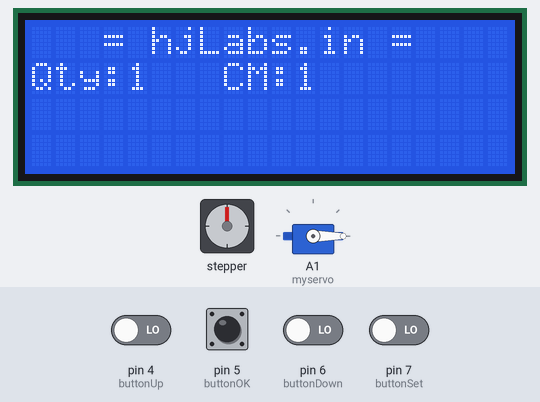
The sketch below on a simulated Arduino Uno, built with avr-gcc and run on an emulated ATmega328P. On the bench: stepper motor, 20×4 character LCD, servo. Wiring (inferred from the names in the program): stepper motor driver (200 steps per turn assumed): step pin 2; direction pin 3. Inputs (shaded band) come from the test bench; at power-on: pin 4 (buttonUp), pin 5 (buttonOK), pin 6 (buttonDown), pin 7 (buttonSet) LOW. What the sketch prints to the serial monitor is not drawn.

Above: at 1.2 s.
1.3 s: pin 5 (buttonOK) pulled HIGH for 0.15 s
At 1.6 s:
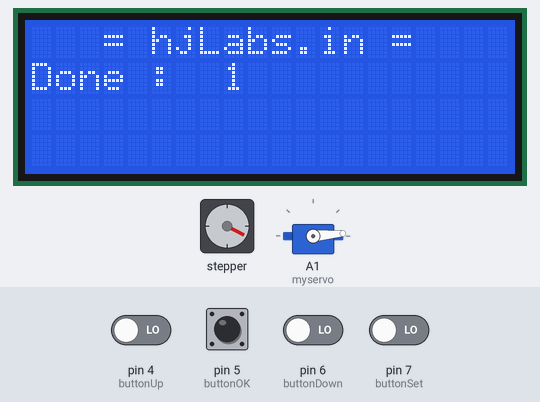
2.0 s: pin 4 (buttonUp) driven HIGH and pin 5 (buttonOK) driven HIGH and pin 6 (buttonDown) driven HIGH and pin 7 (buttonSet) driven HIGH
At 3.34 s:
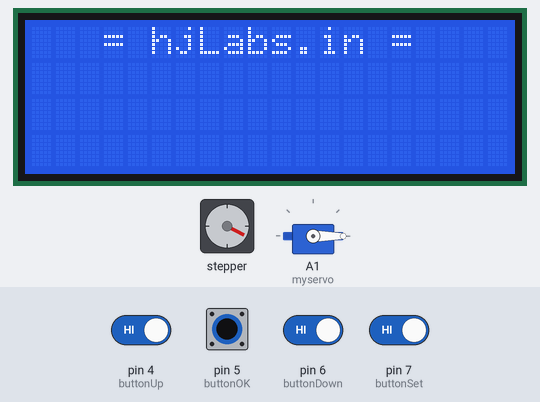
4.7 s: pin 6 (buttonDown) driven LOW
At 5.55 s:
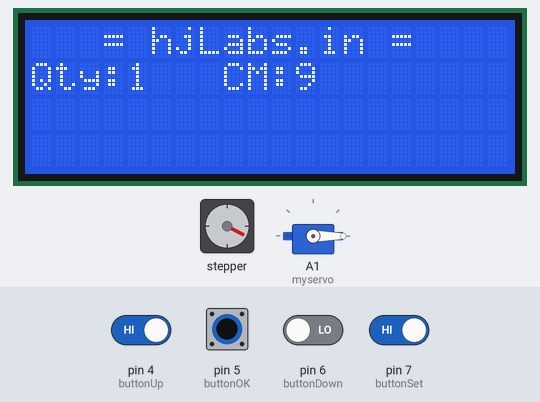
6.4 s: pin 5 (buttonOK) pulsed LOW 2 times (0.12 s each, 0.3 s apart)
At 7.3 s:
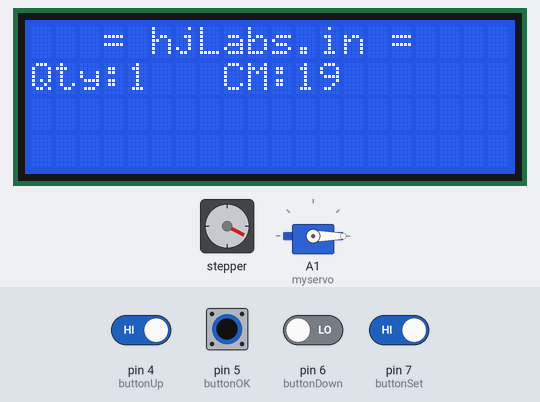
10.0 s: pin 4 (buttonUp) driven LOW
At 10.63 s:
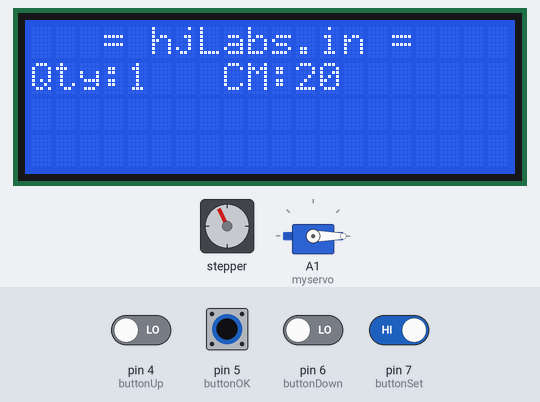
12.9 s: pin 4 (buttonUp) driven HIGH
At 13.01 s:
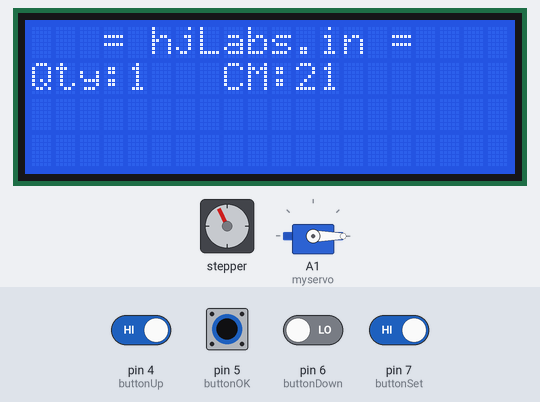
Timing chart, 0 to 15.4 s (numbered marks = the images above; inputs shaded):
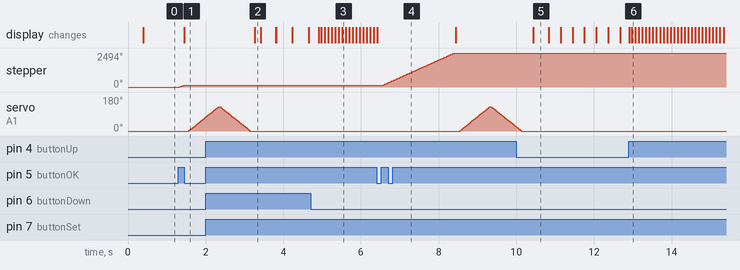

Measured:
- after the input at 1.3 s, stepper: turns 118° clockwise in 0.10 s, starting at once; servo on A1 (myservo): moves from 0° to 73° over 0.44 s, starting after 0.26 s; the display: changes after 0.15 s (image 1)
- after the input at 2.0 s, the display: changes after 1.3 s (image 2)
- after the input at 4.7 s, the display: first changes after 0.21 s (image 3 shows a later state)
- after the input at 6.4 s, stepper: turns 2376° clockwise in 1.8 s, starting after 0.16 s; servo on A1 (myservo): rises from 0° to 129° in 0.78 s, then falls to 20° in 0.68 s
- what the display in image 5 shows lasts 0.4 s, from 10.4 s to 10.8 s

The sketch:

cutter_machine.ino
```cpp
//#include <LiquidCrystal.h>
#include <Servo.h>
#include <Wire.h>
#include <LiquidCrystal_I2C.h>

Servo myservo;  // create servo object to control a servo
int servoPos = 0;
const int buttonUp = 4;      // UP BUTTON
const int buttonOK = 5;      // OK BUTTON
const int buttonDown = 6;    // DOWN BUTTON
const int buttonSet = 7;     // SET BUTTON

const int SDA_pin =  A4;    // SDA
const int SCL_pin =  A5;     // SCL

const int stepPin =  2;    // STEPPER STEP PIN
const int dirPin =  3;     // STEPPER DIR PIN`
const int servoPin =  A1;   // SERVO PIN
const float stepperWheelDiameter = 5.4; // STEPPER WHEEL DIAMETER
const int stepsPerRevolution = 200;
const float cmPerStep = 0.085;
// 17 CM for one rev
// 0.085 cm per step

int qtycounter = 1;
int cmcounter = 1;
bool isLastModeQty = HIGH;
bool lastSetButtonPosition = LOW;
bool lastOKButtonPosition = LOW;

//LiquidCrystal lcd(2, 3, 4, 5, 6, 7);
LiquidCrystal_I2C lcd(0x27,20,4);  // set the LCD address to 0x27 for a 16 chars and 2 line display


void setup() {
  Serial.begin(9600);
//  lcd.begin(16, 2);

    //initialize lcd screen
  lcd.init();
  // turn on the backlight
  lcd.backlight();


  lcd.setCursor(0, 0);
  lcd.print("   = hjLabs.in =");
//  pinMode(ledPin, OUTPUT);
  pinMode(buttonUp, INPUT);
  pinMode(buttonOK, INPUT);
  pinMode(A2, INPUT);
  pinMode(buttonDown, INPUT);
  pinMode(stepPin, OUTPUT);
  pinMode(dirPin, OUTPUT);
  digitalWrite(dirPin, HIGH);
  myservo.attach(A1);
  myservo.write(0);
}

void loop() {

  bool isbuttonUp = digitalRead(buttonUp);
  bool isbuttonDown = digitalRead(buttonDown);

  if (isbuttonUp == HIGH and isLastModeQty == HIGH) {
    qtycounter += 1;
    delay(50);
    }
  if (isbuttonDown == HIGH and qtycounter>1  and isLastModeQty == HIGH) {
    qtycounter -= 1;
    delay(50);
    }
  if (isbuttonUp == HIGH and isLastModeQty == LOW) {
    cmcounter += 1;
    delay(50);
    }
  if (isbuttonDown == HIGH and cmcounter>1  and isLastModeQty == LOW) {
    cmcounter -= 1;
    delay(50);
    }

  lcd.setCursor(0, 1);
  lcd.print("Qty:");
//  lcd.print("   ");
  if(isLastModeQty == HIGH){
    lcd.print("   ");
    delay(5);
  }
  lcd.setCursor(4, 1);
  lcd.print(qtycounter);
  lcd.setCursor(8, 1);
  lcd.print("CM:");
//  lcd.print("   ");
  if(isLastModeQty == LOW){
    lcd.print("   ");
    delay(5);
  }
  lcd.setCursor(11, 1);

  lcd.print(cmcounter);
  delay(10);

  bool isSetButtonPressed = digitalRead(buttonSet);
  if (isSetButtonPressed == HIGH and isSetButtonPressed!= lastSetButtonPosition) {
    isLastModeQty = !isLastModeQty;
    delay(10);
    }
  lastSetButtonPosition = isSetButtonPressed;

  bool isOKButtonPressed = digitalRead(buttonOK);
  delay(10);
  Serial.print("\n presed ok");
  Serial.print(isOKButtonPressed);

  if(isOKButtonPressed == HIGH and lastOKButtonPosition != isOKButtonPressed) {
    lastOKButtonPosition = isOKButtonPressed;
    delay(10);
    Serial.print("\n inside presed ok");

    for (int hj = 0;hj<qtycounter;hj++){
      int requiredStepsForGivenLen = int(cmcounter * (200/3));
      for(int x = 0; x < requiredStepsForGivenLen; x++){
        digitalWrite(stepPin, HIGH);
        delayMicroseconds(700);
        digitalWrite(stepPin, LOW);
        delayMicroseconds(700);
      }


      lcd.setCursor(0, 1);
      lcd.print("                         ");
      lcd.setCursor(0, 1);
      lcd.print("Done : ");
      lcd.setCursor(8, 1);
      lcd.print(hj+1);
      delay(100);
      // CUT WIRE BY SERVO
      for (servoPos = 0; servoPos <= 130; servoPos += 1) {
        // in steps of 1 degree
        myservo.write(servoPos);
        delay(6);
        }
      for (servoPos = 130; servoPos >= 0; servoPos -= 1) {
        myservo.write(servoPos);
        delay(6);
        }
      delay(100);
      }
      lcd.setCursor(0, 1);
      lcd.print("                         ");
    }
  lastOKButtonPosition = isOKButtonPressed;


}
```
